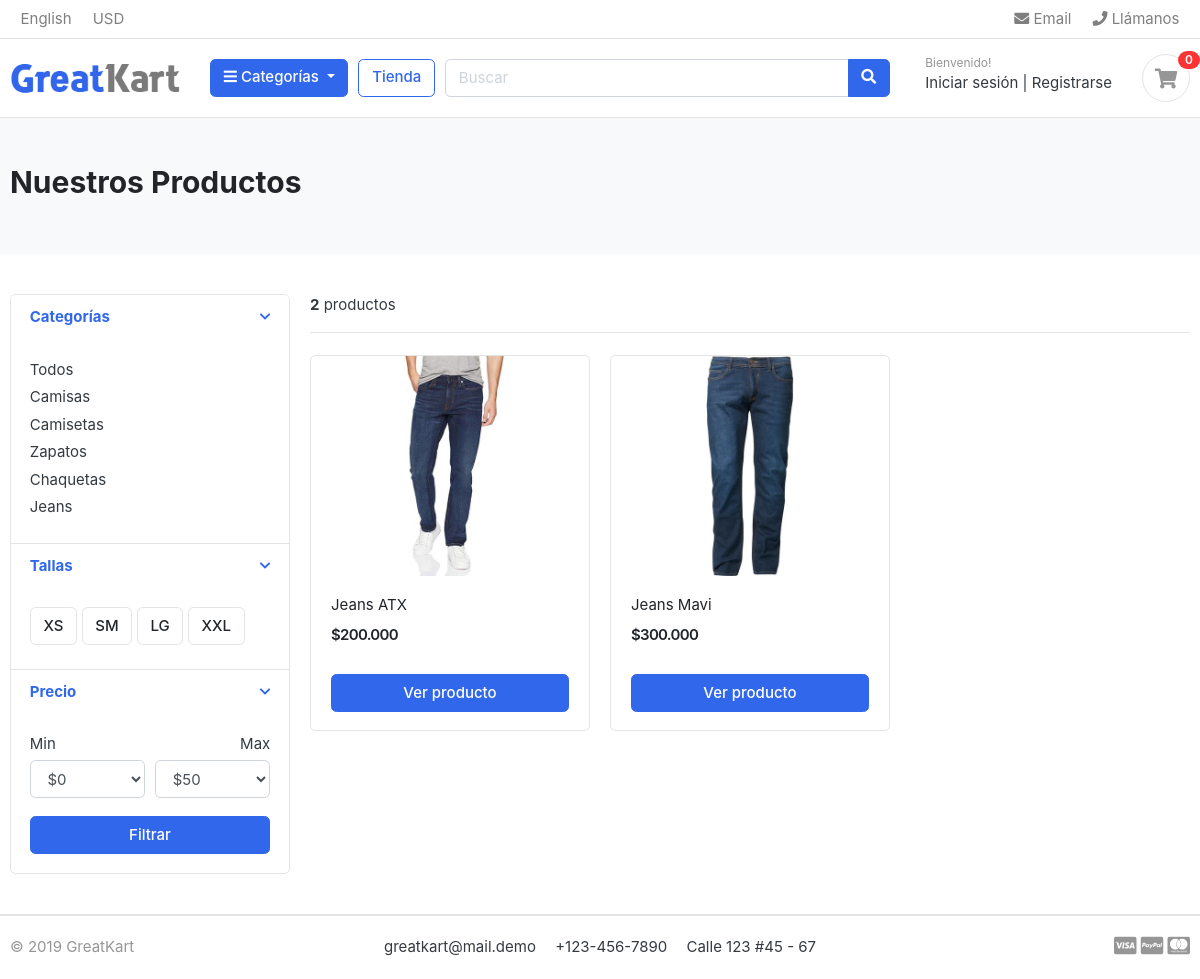
Page /store/category/jeans/ on the committed database.
### apps/category/models.py (models this page shows, shortened)
class Category(models.Model):
    name = models.CharField("categoría", max_length=50, unique=True)
    slug = models.SlugField("identificador", max_length=100, unique=True)
    description = models.TextField("descripción", max_length=255, blank=True)
    cat_image = models.ImageField("foto", upload_to='photos/categories', blank=True)
    class Meta:
        verbose_name = 'categoría'
        verbose_name_plural = 'categorías'
    def get_absolute_url(self):
        return reverse("store:products_by_category", args=[self.slug])

### apps/store/models.py (models this page shows, shortened)
class Product(models.Model):
    name = models.CharField("nombre", max_length=200, unique=True)
    slug = models.SlugField("identificador", max_length=255, unique=True)
    description = models.TextField("descripción", max_length=500, blank=True)
    price = models.IntegerField("precio")
    image = models.ImageField("fotos", upload_to='photos/products')
    stock = models.IntegerField("stock")
    is_available = models.BooleanField("disponible", default=True)
    category = models.ForeignKey(Category, on_delete=models.CASCADE, verbose_name="categoría")
    created_date = models.DateTimeField("fecha de creación", auto_now_add=True)
    modified_date = models.DateTimeField("fecha de modificación", auto_now=True)
    """
    Se pueden agregar propiedades que funcionan como campos adicionales
    del modelo que no se elmacenan en la base de datos
    """
    @property
    def formatted_price(self):
        return f'${self.price:,}'.replace(',', '.')
    formatted_price.fget.short_description = 'precio'
    class Meta:
        verbose_name = 'producto'
        verbose_name_plural = 'productos'
    def get_absolute_url(self):
        return reverse("store:product_detail", args=[self.category.slug, self.slug])

### apps/store/views.py (the view)
# urls.py: path('', views.store, name='all_products'),
def store(request, category_slug=None):
    if category_slug is not None:
        category = get_object_or_404(Category, slug=category_slug)
        products = Product.objects.filter(category=category, is_available=True)
    else:
        products = Product.objects.filter(is_available=True)
    paginator = Paginator(products, 6)
    page_number = request.GET.get('page')
    page_obj = paginator.get_page(page_number)
    context = {
        'products': products,
        'page_obj': page_obj,
    }
    return render(request, 'store/store.html', context)

### apps/cart/context_processors.py (called while the page is built)
def counter(request):
    try:
        cart = Cart.objects.get(session_id=get_session_id(request))
        cart_items = CartItem.objects.all().filter(cart=cart, is_active=True)
        cart_count = sum(cart_item.quantity for cart_item in cart_items)
    except Cart.DoesNotExist:
        cart_count = 0
    return dict(cart_count=cart_count)

### apps/cart/views.py (called while the page is built)
def get_session_id(request):
    return request.session.session_key or request.session.create()

### apps/category/context_processors.py (called while the page is built)
def categories(request):
    return dict(categories=Category.objects.all())

### apps/store/templates/store/store.html (shortened to what this page needs)
{% extends 'base.html' %}
{% load static %}
{% block content %}
    <section class="section-pagetop bg">
        <div class="container">
            {% if 'search' in request.path and request.GET.keyword %}
                <h2 class="title-page">Has Buscado "{{ request.GET.keyword }}"</h2>
            {% else %}
                <h2 class="title-page">Nuestros Productos</h2>
            {% endif %}
        </div>
    </section>
    <section class="section-content padding-y">
        <div class="container">
            <div class="row">
                <aside class="col-md-3">
                    <div class="card">
                        <article class="filter-group">
                            <header class="card-header">
                                <a href="#" data-toggle="collapse" data-target="#collapse_1" aria-expanded="true" class="">
                                    <i class="icon-control fa fa-chevron-down"></i>
                                    <h6 class="title">Categorías</h6>
                                </a>
                            </header>
                            <div class="filter-content collapse show" id="collapse_1" style="">
                                <div class="card-body">
                                    <ul class="list-menu">
                                        <li>
                                            <a href={% url 'store:all_products' %}>Todos</a>
                                        </li>
                                        {% for category in categories %}
                                            <li>
                                                <a href="{{ category.get_absolute_url }}">{{ category.name }}</a>
                                            </li>
                                        {% endfor %}
                                    </ul>
                                </div>
                            </div>
                        </article>
                        <article class="filter-group">
                            <header class="card-header">
                                <a href="#" data-toggle="collapse" data-target="#collapse_4" aria-expanded="true" class="">
                                    <i class="icon-control fa fa-chevron-down"></i>
                                    <h6 class="title">Tallas</h6>
                                </a>
                            </header>
                            <div class="filter-content collapse show" id="collapse_4" style="">
                                <div class="card-body">
                                    <label class="checkbox-btn">
                                        <span class="btn btn-light">XS</span>
                                    </label>
                                    <label class="checkbox-btn">
                                        <span class="btn btn-light">SM</span>
                                    </label>
                                    <label class="checkbox-btn">
                                        <span class="btn btn-light">LG</span>
                                    </label>
                                    <label class="checkbox-btn">
                                        <span class="btn btn-light">XXL</span>
                                    </label>
                                </div>
                            </div>
                        </article>
                        <article class="filter-group">
                            <header class="card-header">
                                <a href="#" data-toggle="collapse" data-target="#collapse_3" aria-expanded="true" class="">
                                    <i class="icon-control fa fa-chevron-down"></i>
                                    <h6 class="title">Precio</h6>
                                </a>
                            </header>
                            <div class="filter-content collapse show" id="collapse_3" style="">
                                <div class="card-body">
                                    <div class="form-row">
                                        <div class="form-group col-md-6">
                                            <label>Min</label>
                                            <select class="mr-2 form-control">
                                                <option value="0">
                                                    $0
                                                </option>
                                            </select>
                                        </div>
                                        <div class="form-group text-right col-md-6">
                                            <label>Max</label>
                                            <select class="mr-2 form-control">
                                                <option value="50">
                                                    $50
                                                </option>
                                            </select>
                                        </div>
                                    </div>
                                    <button class="btn btn-block btn-primary">Filtrar</button>
                                </div>
                            </div>
                        </article>
                    </div>
                </aside>
                <main class="col-md-9">
                    <header class="border-bottom mb-4 pb-3">
                        <div class="form-inline">
                            <span class="mr-md-auto"><b>{{ products|length  }}</b> productos</span>
                        </div>
                    </header>
                    <div class="row">
                        {% for product in products %}
                            <div class="col-md-4">
                                <figure class="card card-product-grid">
                                    <div class="img-wrap">
                                        <a href="{{ product.get_absolute_url }}">
                                            <img src="{{ product.image.url }}">
                                        </a>
                                    </div>
                                    <figcaption class="info-wrap">
                                        <div class="fix-height">
                                            <a href="{{ product.get_absolute_url }}" class="title">{{ product.name }}</a>
                                            <div class="price-wrap mt-2">
                                                <span class="price">{{ product.formatted_price }}</span>
                                            </div>
                                        </div>
                                        <a href="{{ product.get_absolute_url }}" class="btn btn-block btn-primary">Ver producto</a>
                                    </figcaption>
                                </figure>
                            </div>
                        {% endfor %}
                    </div>
                </main>
            </div>
        </div>
    </section>
{% endblock content %}

### apps/core/static/core/css/ui.css (style rules this page uses)
html { font-family: "Inter", sans-serif; font-size: 15px; }
.img-wrap { text-align: center; display: block; }
.img-wrap img { max-width: 100%; }
.price-wrap { letter-spacing: -0.7px; }
.padding-y { padding-top: 40px; padding-bottom: 40px; }
figure { margin-bottom: 0; }
article:after, .form-group:after { display: block; clear: both; content: ""; }
.bg { background-color: #f8f9fa; }
.title-page { color: #212529; }
.btn-light { background-color: #fff; border-color: #e4e4e4; }
[class*=list-] li:after { visibility: hidden; display: block; content: ""; overflow: hidden; height: 0; clear: both; }
.list-menu { list-style: none; margin: 0; padding-left: 0; }
.list-menu li { margin-bottom: 5px; }
.list-menu a { color: #343a40; }
[class*=card-product] a.title { color: #212529; display: block; }
[class*=card-product] .img-wrap { overflow: hidden; position: relative; }
[class*=card-product] .img-wrap img { height: 100%; max-width: 100%; width: auto; display: inline-block; -o-object-fit: cover; object-fit: cover; }
.card-product-grid { margin-bottom: 20px; }
.card-product-grid .img-wrap { border-radius: 0.2rem 0.2rem 0 0; height: 220px; }
.card-product-grid .info-wrap { overflow: hidden; padding: 18px 20px; }
.card-product-grid .fix-height { height: 80px; overflow: hidden; }
.card .img-wrap { overflow: hidden; }
.price { font-weight: 600; color: #212529; }
.icon-control { margin-top: 5px; float: right; font-size: 80%; }
.card-header .title { margin-bottom: 0; line-height: 1.5; }
.filter-group { border-bottom: 1px solid #e4e4e4; }
.filter-group .card-header { border-bottom: 0; }
.filter-group:last-child { border-bottom: 0; }
.checkbox-btn { position: relative; }
.section-pagetop { padding: 45px 0; }

### rows in the picture
Category: name "Camisas"
Category: name "Camisetas"
Category: name "Zapatos"
Category: name "Chaquetas"
Category: name "Jeans"
Product: image (picture), name "Jeans ATX", formatted_price "$200.000"
Product: image (picture), name "Jeans Mavi", formatted_price "$300.000"

### other values in the picture
{{ cart_count }} "0"
{{ products|length }} "2"
